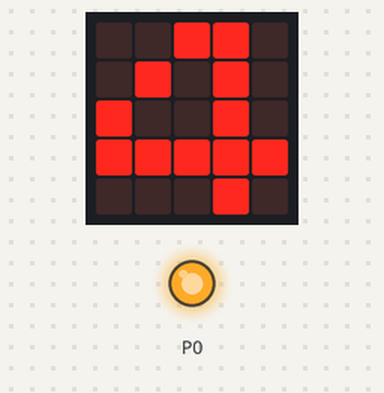
This program was run on a simulated BBC micro:bit (MakeCode). On the bench: the board's 5×5 LED display, output pins drawn as LEDs (lit = HIGH).

Above: at 0.5 s.
At 7.26 s:
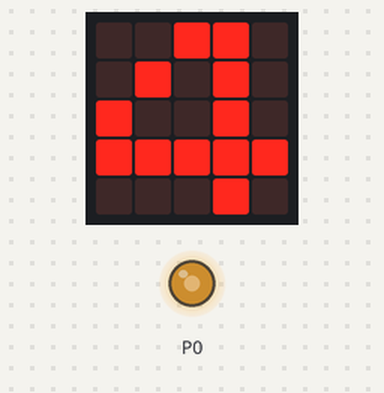
At 13.3 s:
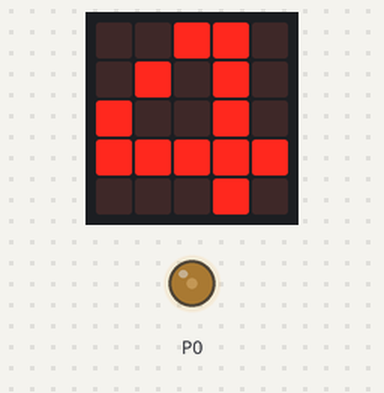
At 28.1 s:
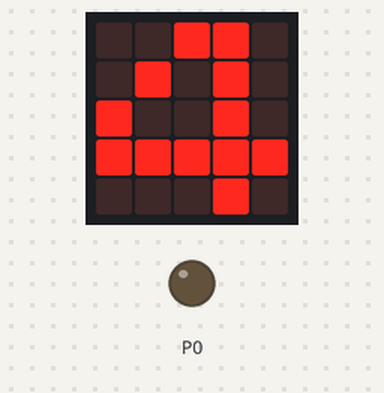
Timing chart, 0 to 40.0 s (numbered marks = the images above):
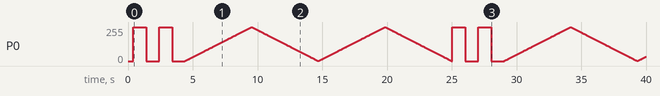

The program:

main.ts
```typescript
let 変数 = 0
led.enable(true)
basic.showLeds(`
    . . # # .
    . # . # .
    # . . # .
    # # # # #
    . . . # .
    `)
basic.forever(function () {
    for (let index = 0; index < 2; index++) {
        pins.digitalWritePin(DigitalPin.P0, 1)
        basic.pause(1000)
        pins.digitalWritePin(DigitalPin.P0, 0)
        basic.pause(1000)
    }
    変数 = 0
    for (let index = 0; index < 2; index++) {
        while (変数 < 1024) {
            変数 = 変数 + 1
            pins.analogWritePin(AnalogPin.P0, 変数)
            basic.pause(5)
        }
        while (変数 > 0) {
            変数 = 変数 - 1
            pins.analogWritePin(AnalogPin.P0, 変数)
            basic.pause(5)
        }
    }
})
```

test.ts
```typescript
// テストはここに来ます。このパッケージが拡張機能として使用されるときにはコンパイルされません。
```

Measured:
- by itself, P0: 0/255 → 255/255 at 0.40 s, → 0/255 1.0 s later, → 255/255 1.0 s later, → 0/255 1.0 s later, … (1567 changes in this stretch)
